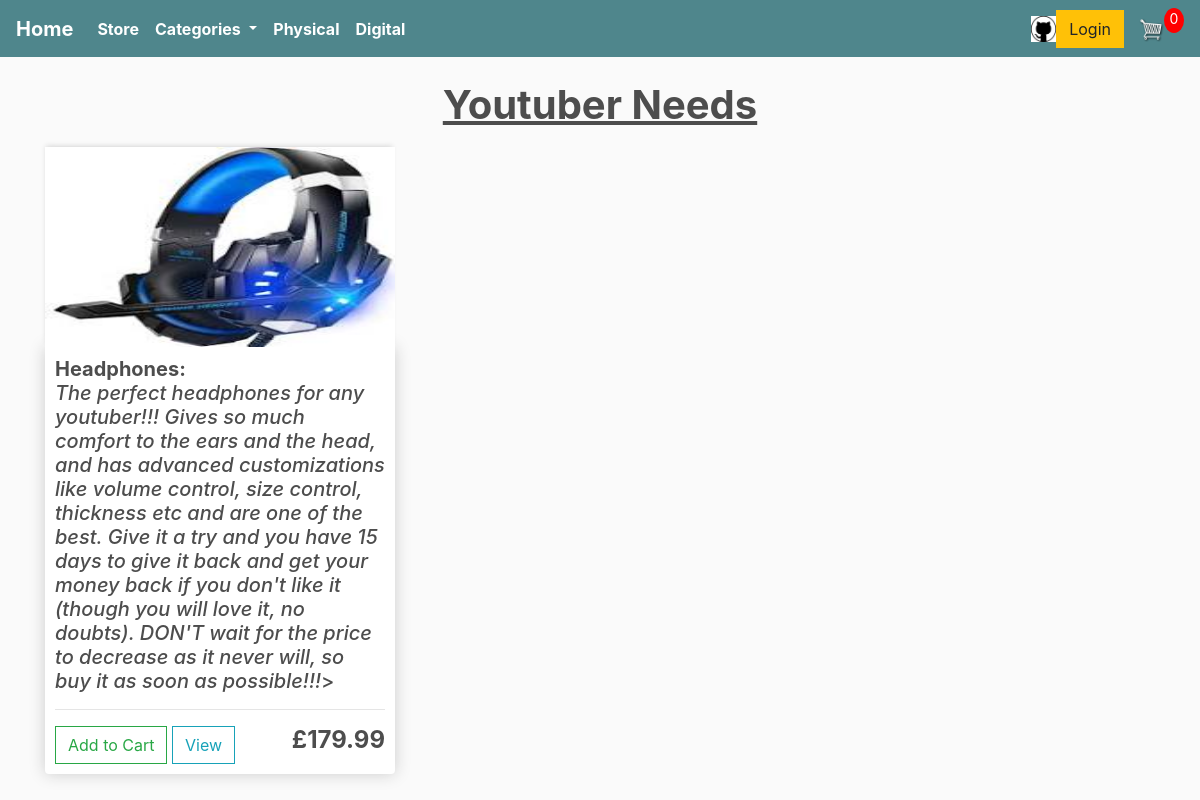
/youtuber_needs/, run on the app's committed database.
### store/models.py (models this page shows, shortened)
class Product(models.Model):
    name = models.CharField(max_length=20, null=True)
    price = models.DecimalField(max_digits=6, decimal_places=2)
    digital = models.BooleanField(default=False, null=True, blank=True)
    category = models.CharField(max_length=30, null=True)
    second_category = models.CharField(max_length=30, null=True, blank=True)
    image = models.ImageField(null=True, blank=True)
    description = models.TextField(max_length=1000, null=True)
    @property
    def imageURL(self):
        try:
            url = self.image.url
        except:
            url = ''
        return url

### store/views.py (the view)
# urls.py: path('youtuber_needs/', views.youtuberNeeds, name="youtuber_needs"),
def youtuberNeeds(request):
    data = cartData(request)
    cartItems = data['cartItems']
    products = Product.objects.all()
    context = {'products': products, 'cartItems': cartItems}
    return render(request, 'store/youtuber_needs.html', context)

### store/utils.py (called while the page is built, shortened)
def cookieCart(request):
    try:
        cart = json.loads(request.COOKIES['cart'])
    except:
        cart = {}
    print("Cart:", cart)
    items = []
    order = {'get_cart_total': 0, 'get_cart_items': 0, 'shipping': False}
    cartItems = order['get_cart_items']
    return {'cartItems': cartItems, 'order': order, 'items': items}

def cartData(request):
    if request.user.is_authenticated:
        customer = request.user.customer
        order, created = Order.objects.get_or_create(customer=customer, complete=False)
        items = order.orderitem_set.all()
        cartItems = order.get_cart_items
    else:
        cookieData = cookieCart(request)
        cartItems = cookieData['cartItems']
        order = cookieData['order']
        items = cookieData['items']
    return {'cartItems': cartItems, 'order': order, 'items': items}

### store/templates/store/youtuber_needs.html
{% extends 'store/main.html' %}
{% load static %}
{% block content %}
    <h1><strong><u><center>Youtuber Needs</center></u></strong></h1>
        <div class="row">
            {% for product in products %}
                {% if product.category == 'Youtuber Needs' or product.second_category == 'Youtuber Needs' %}
                    <div class="col-lg-4">
                        <img class="thumbnail" src="{{product.imageURL}}">
                        <div class="box-element product">
                            <h5><strong>{{product.name}}:</strong> <br /><i>{{product.description}}</i>></h5>
                            <hr>
                            <button data-product="{{product.id}}" data-action="add"
                                    class="btn btn-outline-success add-btn update-cart">Add to Cart</button>
                            <a class="btn btn-outline-info" href="{{product.imageURL}}" target="_blank">View</a>
                            <h4 style="display: inline-block; float: right"><strong>£{{product.price}}</strong></h4>
                        </div>
                    </div>
                {% endif %}
            {% endfor %}
        </div>
{% endblock content %}

### static/css/main.css (style rules this page uses)
body { background-color: hsl(0, 0%, 98%); }
h1,h2,h3,h4,h5,h6 { color:hsl(0, 0%, 30%); }
.box-element { box-shadow:hsl(0, 0%, 80%) 0 0 16px; background-color: #fff; border-radius: 4px; padding: 10px; }
.thumbnail { width: 100%; height: 200px; -webkit-box-shadow: -1px -3px 5px -2px rgba(214,214,214,1); -moz-box-shadow: -1px -3px 5px -2px rgba(214,214,214,1); box-shadow: -1px -3px 5px -2px rgba(214,214,214,1); }
.product { border-radius: 0 0 4px 4px; }
.col-lg-4, .col-lg-6, .col-lg-8, .col-lg-12 { margin-top: 10px; }
.btn { border-radius: 0; }

### data on the page
Product: imageURL (picture), name "Headphones", description "The perfect headphones for any youtuber!!! Gives so much comfort to the ears and the head, and has advanced customizations like volume control, size control, thickness etc and are one of the best. Give it a try and you have 15 days to give it back and get your money back if you don't like it (though you will love it, no doubts). DON'T wait for the price to decrease as it never will, so buy it as soon as possible!!!", price "179.99"

### other printed values
{{ cartItems }} "0"
